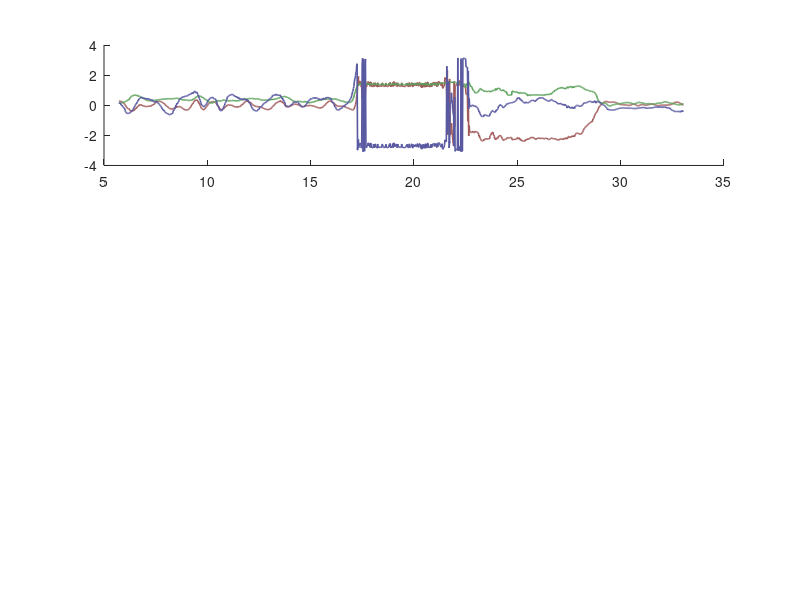

MATLAB code to generate this figure: (Note: this script raises an error after producing the figure.)
clear all;
load('DESKTOP-4J3FS1P_2023_01_13_19_21_50FlapperInQualisys.mat')
DarkRed = [0.7,0.2,0.2];
PatchRed = [0.5,0.25,0.25];
LighGrayRed = [0.9,0.5,0.5];

DarkRed_2 = [0.5,0.3,0.3];
PatchRed_2 = [0.8,0.6,0.6];
LighGrayRed_2 = [0.95,0.55,0.75];

DarkGreen = [0.2,0.7,0.2];
PatchGreen = [0.25,0.5,0.25];
LighGrayGreen = [0.5,0.9,0.5];

DarkGreen_2 = [0.3,0.5,0.3];
PatchGreen_2 = [0.6,0.8,0.6];
LighGrayGreen_2 = [0.55,0.95,0.65];

DarkBlue = [0.2,0.2 ,0.7];
PatchBlue = [0.25,0.25, 0.5];
LighGrayBlue = [0.5,0.5,0.9];

DarkBlue_2 = [0.3,0.3,0.5];
PatchBlue_2 = [0.6,0.6,0.8];
LighGrayBlue_2 = [0.55,0.7,0.95];

LighGray = [0.8,0.8,0.8];


LineWidth = 0.9;
Emph = 1.3;
BasisRotation = [1, 0, 0;...
                 0, 0, 1;...
                 0,-1, 0]';
             
% x_tick = [0 2000 4000 6000 8000 10000 12000];
figure;
subplot(3,1,1);
hold on;
Cut = 500 : 2900;

plot(record_time_stamp(Cut),deg2rad(record_Sensor_data(Cut,4)) ,"-",'LineWidth',LineWidth* Emph,'Color',LighGrayRed * 0.7);
plot(record_time_stamp(Cut),deg2rad(record_Sensor_data(Cut,5)) ,"-",'LineWidth',LineWidth* Emph,'Color',LighGrayGreen * 0.7);
plot(record_time_stamp(Cut),deg2rad(record_Sensor_data(Cut,6)) ,"-",'LineWidth',LineWidth* Emph,'Color',LighGrayBlue* 0.7);

x_tick = record_time_stamp(Cut(1)) + ...
        (record_time_stamp(Cut(end)) - record_time_stamp(Cut(1))) * (0 : 0.2 : 1);
x_tick = roundn(x_tick,-2);
y_tick = [-3.14,  0,  3.14];
set(gca,'xtick',x_tick);
set(gca,'ytick',y_tick);
axis([x_tick(1) x_tick(end) y_tick(1) y_tick(end)]);
grid on;
h = gca;
set(h,'LineWidth',1,'GridLineStyle','--','GridAlpha',1,'GridColor',[0.9,0.9,0.9])
hold off;
legend('Roll','Pitch','Yaw');


idnetical_rot = [1,0,0;...
                 0,1,0;...
                 0,0,1];
G =             [1,0,0;...
                 0,1,0;...
                 0,0,1];
psi = ones(1,size(Cut,2));
for i = 1 : size(Cut,2)
    psi(i) = 0.5 * trace (G * (idnetical_rot ...
        - idnetical_rot' * reshape(record_Flapper_att(Cut(i),:,:), 3, 3))); 
end
subplot(3,1,2);
plot(record_time_stamp(Cut),psi ,"-",'LineWidth',LineWidth* Emph,'Color',LighGray * 0.6);
y_tick = [-0.1,  1,  2.1];
set(gca,'xtick',x_tick);
set(gca,'ytick',y_tick);
axis([x_tick(1) x_tick(end) y_tick(1) y_tick(end)]);
grid on;
h = gca;
set(h,'LineWidth',1,'GridLineStyle','--','GridAlpha',1,'GridColor',[0.9,0.9,0.9])
hold off;

subplot(3,1,3);
hold on;
% for i = 2:4 
%         plot(record_time_stamp(Cut),record_Output_channel_data(Cut,i))
% end

plot(record_time_stamp(Cut),record_com(Cut,2) ,"-",'LineWidth',LineWidth,'Color',LighGrayRed * 0.7);
plot(record_time_stamp(Cut),record_com(Cut,3) ,"-",'LineWidth',LineWidth,'Color',LighGrayGreen * 0.7);
plot(record_time_stamp(Cut),record_com(Cut,4) ,"-",'LineWidth',LineWidth,'Color',LighGrayBlue* 0.7);


y_tick = -1 : 1 : 1;
set(gca,'xtick',x_tick);
set(gca,'ytick',y_tick);
axis([x_tick(1) x_tick(end) y_tick(1) y_tick(end)]);
grid on;
h = gca;
set(h,'LineWidth',1,'GridLineStyle','--','GridAlpha',1,'GridColor',[0.9,0.9,0.9])
hold off;

Cut1 = 501 : 1200;
sample = psi(Cut1 - Cut(1));
max(sample)
rms(sample)